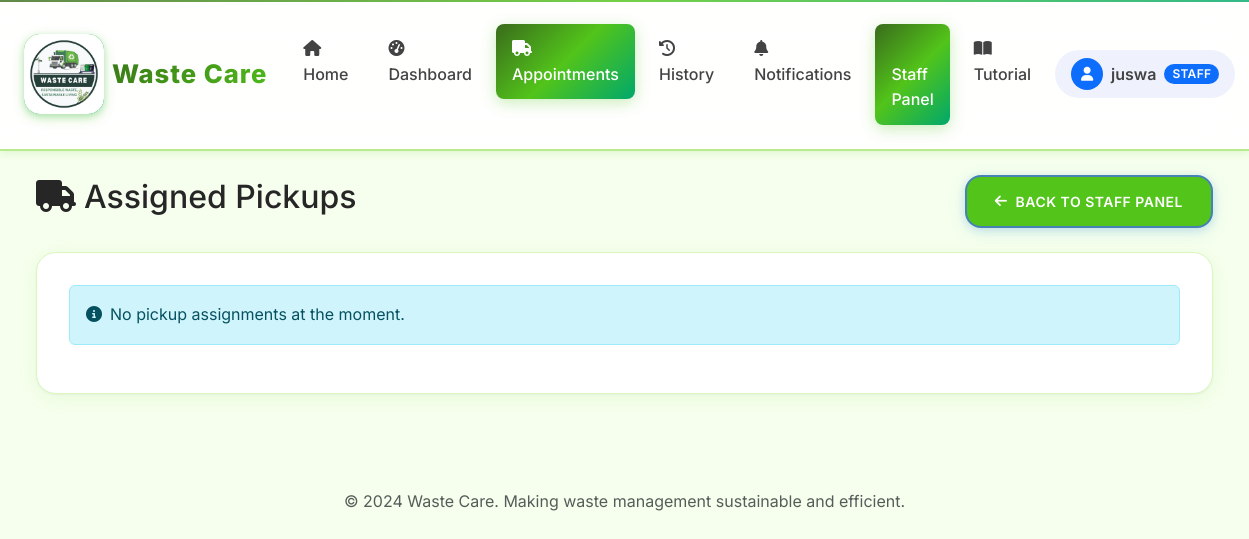
The page /staff-panel/assigned-pickups/ (signed in) on the database as committed earlier.
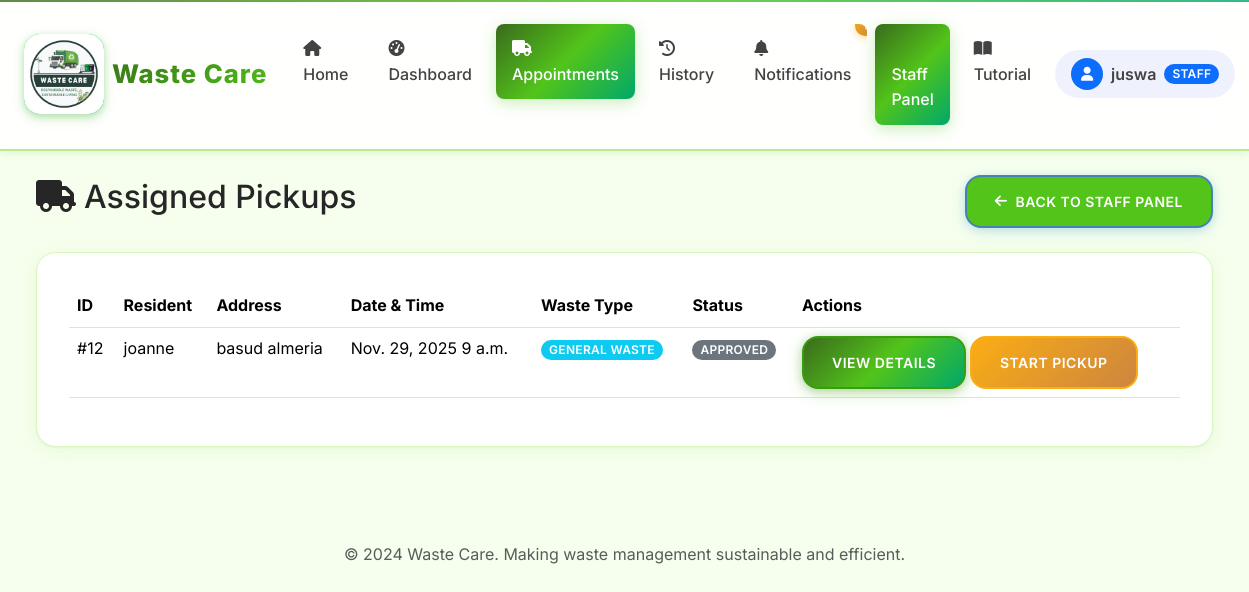
The same page on the database as committed later.
### core/models.py (models this page shows, shortened)
class Appointment(models.Model):
    STATUS_CHOICES = [
        ("pending", "Pending"),
        ("approved", "Approved"),
        ("in_progress", "In Progress"),
        ("completed", "Completed"),
        ("cancelled", "Cancelled"),
    ]
    WASTE_TYPE_CHOICES = [
        ("general", "General Waste"),
        ("recyclable", "Recyclable"),
        ("organic", "Organic/Compost"),
        ("hazardous", "Hazardous Waste"),
        ("bulk", "Bulk Items"),
    ]
    PRIORITY_CHOICES = [
        ("low", "Low Priority"),
        ("normal", "Normal"),
        ("high", "High Priority"),
        ("urgent", "Urgent"),
    ]
    DAY_CHOICES = [
        ("monday", "Monday"),
        ("tuesday", "Tuesday"),
        ("wednesday", "Wednesday"),
        ("thursday", "Thursday"),
        ("friday", "Friday"),
        ("saturday", "Saturday"),
        ("sunday", "Sunday"),
    ]
    customer = models.ForeignKey(User, on_delete=models.CASCADE, related_name="appointments")
    pickup_day = models.CharField(max_length=10, choices=DAY_CHOICES, default="monday", help_text="Preferred day of the week for pickup")
    address = models.CharField(max_length=255)
    latitude = models.DecimalField(max_digits=9, decimal_places=6, null=True, blank=True, help_text="Latitude coordinate")
    longitude = models.DecimalField(max_digits=9, decimal_places=6, null=True, blank=True, help_text="Longitude coordinate")
    preferred_date = models.DateField()
    preferred_time = models.TimeField()
    waste_type = models.CharField(max_length=20, choices=WASTE_TYPE_CHOICES, default="general")
    estimated_weight = models.DecimalField(max_digits=6, decimal_places=2, null=True, blank=True, help_text="Weight in kg")
    priority = models.CharField(max_length=10, choices=PRIORITY_CHOICES, default="normal")
    notes = models.TextField(blank=True)
    special_instructions = models.TextField(blank=True, help_text="Special handling requirements")
    status = models.CharField(max_length=20, choices=STATUS_CHOICES, default="pending")
    created_at = models.DateTimeField(auto_now_add=True)
    updated_at = models.DateTimeField(auto_now=True)
    handled_by = models.ForeignKey(
        User, on_delete=models.SET_NULL, null=True, blank=True, related_name="handled_appointments"
    )
    scheduled_datetime = models.DateTimeField(null=True, blank=True)
    completion_datetime = models.DateTimeField(null=True, blank=True)
    actual_weight = models.DecimalField(max_digits=6, decimal_places=2, null=True, blank=True)
    class Meta:
        ordering = ['-created_at']
        indexes = [
            models.Index(fields=['status', 'preferred_date']),
            models.Index(fields=['customer', 'status']),
        ]

class User(AbstractUser):
    ROLE_CHOICES = [
        ("residents", "Residents"),
        ("staff", "Staff"),
        ("admin", "Admin"),
    ]
    role = models.CharField(max_length=20, choices=ROLE_CHOICES, default="residents")

### core/views.py (the view)
# urls.py: path("staff-panel/assigned-pickups/", views.staff_assigned_pickups, name="staff_assigned_pickups"),
@login_required
@user_passes_test(lambda u: u.role in ['staff', 'admin'])
def staff_assigned_pickups(request):
    appointments = Appointment.objects.filter(
        handled_by=request.user,
        status__in=['approved', 'in_progress']
    ).select_related('customer').order_by('preferred_date', 'preferred_time')
    return render(request, "core/staff_assigned_pickups.html", {'appointments': appointments})

### core/context_processors.py (called while the page is built)
def navbar_context(request):
    context = {
        'MAPTILER_API_KEY': settings.MAPTILER_API_KEY,
    }
    if request.user.is_authenticated:
        context['unread_notifications'] = Notification.objects.filter(
            user=request.user,
            is_read=False
        ).count()
    else:
        context['unread_notifications'] = 0
    return context

### core/templates/core/staff_assigned_pickups.html (shortened to what this page needs)
{% extends "base.html" %}
{% block content %}
<div class="container-fluid">
  <div class="d-flex justify-content-between align-items-center mb-4">
    <h2><i class="fas fa-truck me-2"></i>Assigned Pickups</h2>
    <a href="{% url 'core:staff_panel' %}" class="btn btn-secondary">
      <i class="fas fa-arrow-left me-2"></i>Back to Staff Panel
    </a>
  </div>
<div class="card">
  <div class="card-body">
    {% if appointments %}
    <table class="table">
      <thead>
        <tr>
          <th>ID</th>
          <th>Resident</th>
          <th>Address</th>
          <th>Date & Time</th>
          <th>Waste Type</th>
          <th>Status</th>
          <th>Actions</th>
        </tr>
      </thead>
      <tbody>
        {% for appt in appointments %}
        <tr>
          <td>#{{ appt.id }}</td>
          <td>{{ appt.customer.username }}</td>
          <td>{{ appt.address|truncatechars:30 }}</td>
          <td>{{ appt.preferred_date }} {{ appt.preferred_time }}</td>
          <td><span class="badge bg-info">{{ appt.get_waste_type_display }}</span></td>
          <td><span class="badge bg-secondary">{{ appt.get_status_display }}</span></td>
          <td>
            <div class="d-flex gap-1">
              <a href="{% url 'core:pickup_detail' appt.pk %}" class="btn btn-sm btn-primary">View Details</a>
              {% if appt.status == 'approved' %}
              <form method="post" action="{% url 'core:pickup_status_update' appt.pk %}" class="d-inline">
                <button type="submit" class="btn btn-sm btn-warning">Start Pickup</button>
              </form>
              {% elif appt.status == 'in_progress' %}
              <form method="post" action="{% url 'core:pickup_status_update' appt.pk %}" class="d-inline">
                {% csrf_token %}
                <input type="hidden" name="status" value="completed">
                <button type="submit" class="btn btn-sm btn-success">Mark Complete</button>
              </form>
              {% endif %}
            </div>
          </td>
        </tr>
        {% endfor %}
      </tbody>
    </table>
    {% else %}
    <div class="alert alert-info">
      <i class="fas fa-info-circle me-2"></i>No pickup assignments at the moment.
    </div>
    {% endif %}
  </div>
</div>
</div>
{% endblock %}

Rows that differ between the two databases and show on the page:
now on this page (row edited): Appointment: id "12", customer.username "joanne", address "basud almeria", preferred_date "Nov. 29, 2025", preferred_time "9 a.m.", waste_type "GENERAL WASTE", status "APPROVED", shows "START PICKUP"
Other text that changed with them:
text no longer shown: "No pickup assignments at the moment."
text now shown: "ID Resident Address Date & Time Waste Type Status Actions"
